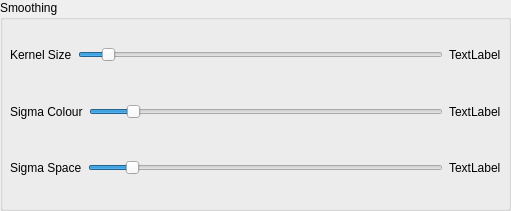
     <widget class="QGroupBox" name="groupBox_11">
      <property name="geometry">
       <rect>
        <x>10</x>
        <y>290</y>
        <width>511</width>
        <height>211</height>
       </rect>
      </property>
      <property name="title">
       <string>Smoothing</string>
      </property>
      <widget class="QWidget" name="layoutWidget_5">
       <property name="geometry">
        <rect>
         <x>10</x>
         <y>30</y>
         <width>491</width>
         <height>163</height>
        </rect>
       </property>
       <layout class="QVBoxLayout" name="verticalLayout_45">
        <item>
         <layout class="QHBoxLayout" name="horizontalLayout_64">
          <item>
           <widget class="QLabel" name="constlabelBlurKernel_5">
            <property name="text">
             <string>Kernel Size</string>
            </property>
           </widget>
          </item>
          <item>
           <widget class="QSlider" name="sliderSmoothKernelSize">
            <property name="minimum">
             <number>1</number>
            </property>
            <property name="maximum">
             <number>360</number>
            </property>
            <property name="value">
             <number>25</number>
            </property>
            <property name="orientation">
             <enum>Qt::Horizontal</enum>
            </property>
           </widget>
          </item>
          <item>
           <widget class="QLabel" name="labelSmoothKernelSize">
            <property name="text">
             <string>TextLabel</string>
            </property>
           </widget>
          </item>
         </layout>
        </item>
        <item>
         <layout class="QHBoxLayout" name="horizontalLayout_68">
          <item>
           <widget class="QLabel" name="constlabelBlurKernel_6">
            <property name="text">
             <string>Sigma Colour</string>
            </property>
           </widget>
          </item>
          <item>
           <widget class="QSlider" name="sliderSmoothSigmaColour">
            <property name="minimum">
             <number>1</number>
            </property>
            <property name="maximum">
             <number>360</number>
            </property>
            <property name="value">
             <number>40</number>
            </property>
            <property name="orientation">
             <enum>Qt::Horizontal</enum>
            </property>
           </widget>
          </item>
          <item>
           <widget class="QLabel" name="labelSmoothSigmaColour">
            <property name="text">
             <string>TextLabel</string>
            </property>
           </widget>
          </item>
         </layout>
        </item>
        <item>
         <layout class="QHBoxLayout" name="horizontalLayout_69">
          <item>
           <widget class="QLabel" name="constlabelBlurKernel_7">
            <property name="text">
             <string>Sigma Space</string>
            </property>
           </widget>
          </item>
          <item>
           <widget class="QSlider" name="sliderSmoothSigmaSpace">
            <property name="minimum">
             <number>1</number>
            </property>
            <property name="maximum">
             <number>360</number>
            </property>
            <property name="value">
             <number>40</number>
            </property>
            <property name="orientation">
             <enum>Qt::Horizontal</enum>
            </property>
           </widget>
          </item>
          <item>
           <widget class="QLabel" name="labelSmoothSigmaSpace">
            <property name="text">
             <string>TextLabel</string>
            </property>
           </widget>
          </item>
         </layout>
        </item>
       </layout>
      </widget>
     </widget>
